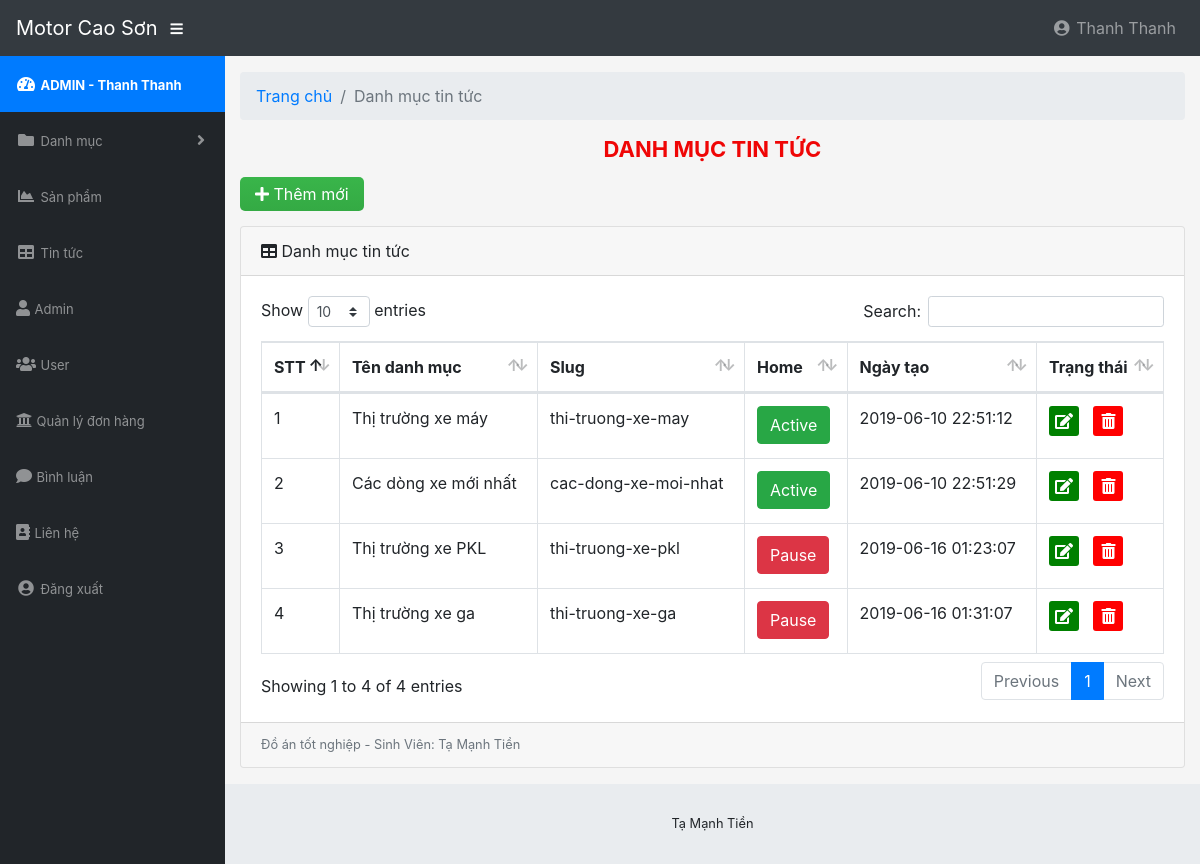
The app's page /admin/modules/categoryPost/index.php (signed in) with its own data.
### tables this page shows
CREATE TABLE `category_post`  (
  `id` int(11) NOT NULL AUTO_INCREMENT,
  `name` varchar(100) NULL DEFAULT NULL,
  `slug` varchar(100) NULL DEFAULT NULL,
  `images` varchar(100) NULL DEFAULT NULL,
  `banner` varchar(100) NULL DEFAULT NULL,
  `home` tinyint(4) NOT NULL DEFAULT 0,
  `status` tinyint(4) NOT NULL DEFAULT 1,
  `created_at` timestamp(0) NOT NULL DEFAULT CURRENT_TIMESTAMP,
  `updated_at` timestamp(0) NOT NULL DEFAULT CURRENT_TIMESTAMP ON UPDATE CURRENT_TIMESTAMP(0),
  PRIMARY KEY (`id`) USING BTREE
);

### libraries/Database.php (called while the page is built, shortened)
<?php
class Database
{
    public $link;
    public function __construct()
    {
        $this->link = mysqli_connect("localhost","root","","storemotor") or die ();
        mysqli_set_charset($this->link,"utf8");
    }
    public function fetchAll($table)
    {
        $sql = "SELECT * FROM {$table} WHERE 1" ;
        $result = mysqli_query($this->link,$sql) or die("Lỗi Truy Vấn fetchAll " .mysqli_error($this->link));
        $data = [];
        if( $result)
        {
            while ($num = mysqli_fetch_assoc($result))
            {
                $data[] = $num;
            }
        }
        return $data;
    }
}
?>

### admin/autoload/autoload.php (called while the page is built, shortened)
<?php
require_once  __DIR__."/../../libraries/Database.php";
$db = new Database;
?>

### admin/modules/categoryPost/index.php (the view, shortened to what this page needs)
<?php
require_once __DIR__."/../../autoload/autoload.php";
$category = $db->fetchAll("category_post");
?>
<?php require_once __DIR__."/../../layouts/header.php"; ?>
    <div class="container-fluid">
        <ol class="breadcrumb">
            <li class="breadcrumb-item">
                <a href="#">Trang chủ</a>
            </li>
            <li class="breadcrumb-item active">Danh mục tin tức</li>
        </ol>
        <div class="admin-title-top">
            <h1>Danh mục tin tức</h1>
        </div>
        <div class="button-custom">
            <a class="btn-add" href="add.php"><i class="fa fa-plus"></i> Thêm mới</a>
        </div>
        <div class="admin-content">
            <div class="card mb-3">
                <div class="card-header">
                    <i class="fas fa-table"></i>
                    Danh mục tin tức</div>
                <div class="card-body">
                    <div class="table-responsive">
                        <table class="table table-bordered" id="dataTable" width="100%" cellspacing="0">
                            <thead>
                            <tr>
                                <th>STT</th>
                                <th>Tên danh mục</th>
                                <th>Slug</th>
                                <th>Home</th>
                                <th>Ngày tạo</th>
                                <th>Trạng thái</th>
                            </tr>
                            </thead>
                            <tbody>
                            <?php $stt = 1; foreach ($category as $item): ?>
                                <tr>
                                    <td><?php echo $stt ?></td>
                                    <td><?php echo $item['name'] ?></td>
                                    <td><?php echo $item['slug'] ?></td>
                                    <td>
                                        <a class="btn <?php echo $item['home'] == 1 ? 'btn-success' : 'btn-danger' ?>" href="home.php?id=<?php echo $item['id'] ?>">
                                            <?php echo $item['home'] == 1 ? 'Active' : 'Pause' ?>
                                        </a>
                                    </td>
                                    <td><?php echo $item['created_at'] ?></td>
                                    <td>
                                        <ul class="list-action">
                                            <li class="item-edit">
                                                <a href="edit.php?id=<?php echo $item['id'] ?>" title="Chỉnh sửa danh mục">
                                                    <i class="fa fa-edit"></i>
                                                </a>
                                            </li>
                                            <li class="item-delete">
                                                <a href="delete.php?id=<?php echo $item['id'] ?>" title="Xóa danh mục">
                                                    <i class="fa fa-trash-alt"></i>
                                                </a>
                                            </li>
                                        </ul>
                                    </td>
                                </tr>
                                <?php $stt++ ; endforeach ?>
                            </tbody>
                        </table>
                    </div>
                </div>
                <div class="card-footer small text-muted">Đồ án tốt nghiệp - Sinh Viên: Tạ Mạnh Tiền</div>
            </div>
        </div>
    </div>
<?php require_once __DIR__."/../../layouts/footer.php"; ?>

### public/admin/css/style-admin.css (style rules this page uses)
li { list-style: none; }
a, a:hover { text-decoration: none; }
.admin-title-top h1 { text-align: center; font-size: 22px; text-transform: uppercase; font-weight: bold; color: #ef0606; }
.button-custom { margin: 20px 0px; }
.button-custom a { background-color: #39b54a !important; background: linear-gradient(180deg, #39b54a, #34aa44) !important; border-color: #35a745; color: #fff; padding: 7px 15px; border-radius: 5px; }
.list-action { margin: 0; padding: 0; }
.list-action li { display: inline-block; width: 30px; height: 30px; background: red; border-radius: 3px; text-align: center; line-height: 30px; margin-right: 10px; margin-bottom: 10px; }
.list-action li a { color: #fff; }
.item-edit { background: green !important; }

### records on screen
category_post: name "Thị trường xe máy", slug "thi-truong-xe-may", home "Active", created_at "2019-06-10 22:51:12"
category_post: name "Các dòng xe mới nhất", slug "cac-dong-xe-moi-nhat", home "Active", created_at "2019-06-10 22:51:29"
category_post: name "Thị trường xe PKL", slug "thi-truong-xe-pkl", home "Pause", created_at "2019-06-16 01:23:07"
category_post: name "Thị trường xe ga", slug "thi-truong-xe-ga", home "Pause", created_at "2019-06-16 01:31:07"

### other values on screen
$_SESSION['admin_name'] "Thanh Thanh"
